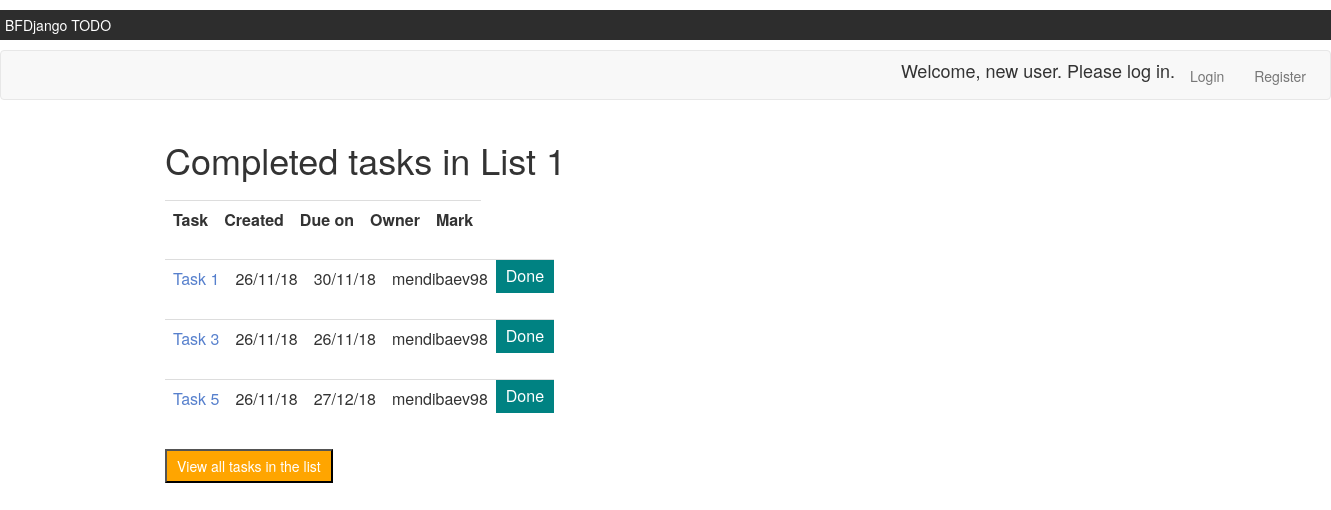
Screenshot of /todos/1/completed/ with the database file from the repository.
### main/models.py (models this page shows, shortened)
class Task_List(models.Model):
	class Meta:
		verbose_name = 'Task List'
		verbose_name_plural = 'Task Lists'
	name = models.CharField(max_length=200)
	owner = models.ForeignKey(User, on_delete=models.CASCADE, null=True)
	created_at = models.DateTimeField('date created')

class Task(models.Model):
	class Meta:
		verbose_name = 'Task'
		verbose_name_plural = 'Tasks'
	task_list = models.ForeignKey(Task_List, on_delete=models.CASCADE, related_name='tasks')
	name = models.CharField(max_length=200)
	created_at = models.DateTimeField('date created')
	due_on = models.DateTimeField('deadline')
	owner = models.ForeignKey(User, on_delete=models.CASCADE, null=True)
	mark = models.BooleanField(default=False)

### main/views.py (the view)
# urls.py: path('<int:task_list_id>/completed/', views.completed_todo_list, name='completed_todo_list'),
def completed_todo_list(request, task_list_id):
	try:
		task_list = Task_List.objects.get(id=task_list_id)
	except Task_List.DoesNotExist:
		raise Http404("Task List not found")
	context = {
		'task_list': task_list,
		'tasks': task_list.tasks.all()
	}
	return render(request, 'main/completed_todo_list.html', context)

### main/templates/main/completed_todo_list.html (shortened to what this page needs)
{% extends 'main/base.html' %}
{% block body %}
	{% if task_list %}
		<h1>Completed tasks in {{task_list.name}}</h1>
			<table style="width:100%" class="table">
				<tr class="column_names">
					<th>Task</th>
					<th>Created</th>
					<th>Due on</th>
					<th>Owner</th>
					<th>Mark</th>
				</tr>
				{% for ts in tasks %}
					{% if ts.mark %}
						<tr class="columns">
							<td id="task">{{ ts.name }}</td>
							<td>{{ ts.created_at|date:"d/m/y" }}</td>
							<td>{{ ts.due_on|date:"d/m/y" }}</td>
							<td>{{ ts.owner }}</td>
							<td id="mark">
								{% if ts.mark %}
									Done
								{% else %}
									Not Done
								{% endif %}
							</td>
						</tr>
					{% endif %}
				{% endfor %}
			</table>
		<a href="{% url 'main:todo_list' task_list.id %}"><input type="button" id="view" value="View all tasks in the list"></a>
	{% else %}
		<p>No tasks are available.</p>
	{% endif %}
{% endblock %}

### main/static/main/style.css (style rules this page uses)
th, td { display: inline-block; padding-right: 50px; text-align: left; margin: 10px 0px; }
#task { color: #5780cd; }
#view, #delete, #mark { color: white; padding: 5px 10px; }
#mark { background-color: #008282; }
#view { background-color: #ffa500; }

### rows the page displays
Task_List: name "List 1"
Task: name "Task 1", created_at "26/11/18", due_on "30/11/18", owner "mendibaev98", mark "Done"
Task: name "Task 3", created_at "26/11/18", due_on "26/11/18", owner "mendibaev98", mark "Done"
Task: name "Task 5", created_at "26/11/18", due_on "27/12/18", owner "mendibaev98", mark "Done"
